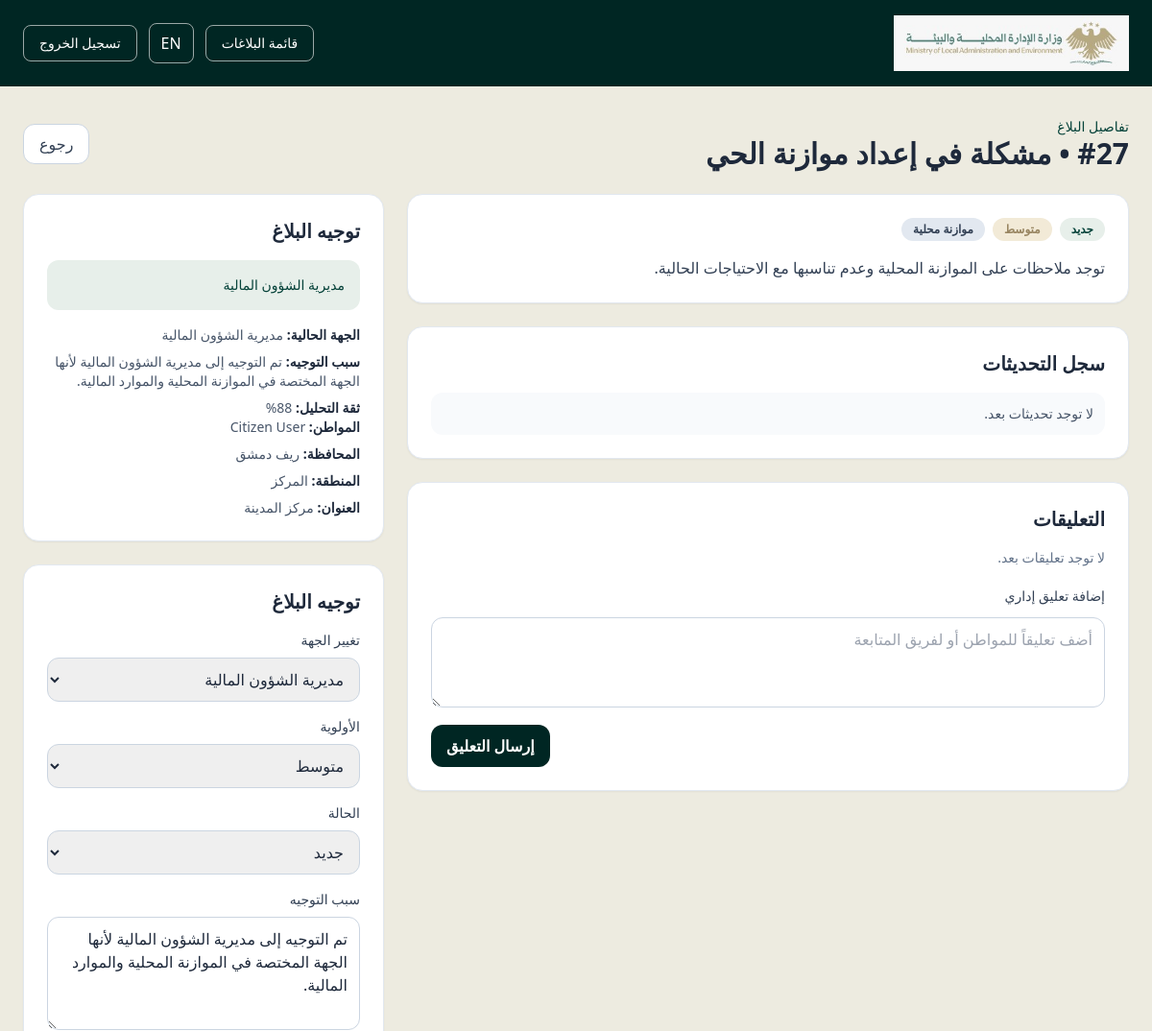
The page /admin/complaints/27 (signed in, upper part) on the database as committed earlier.
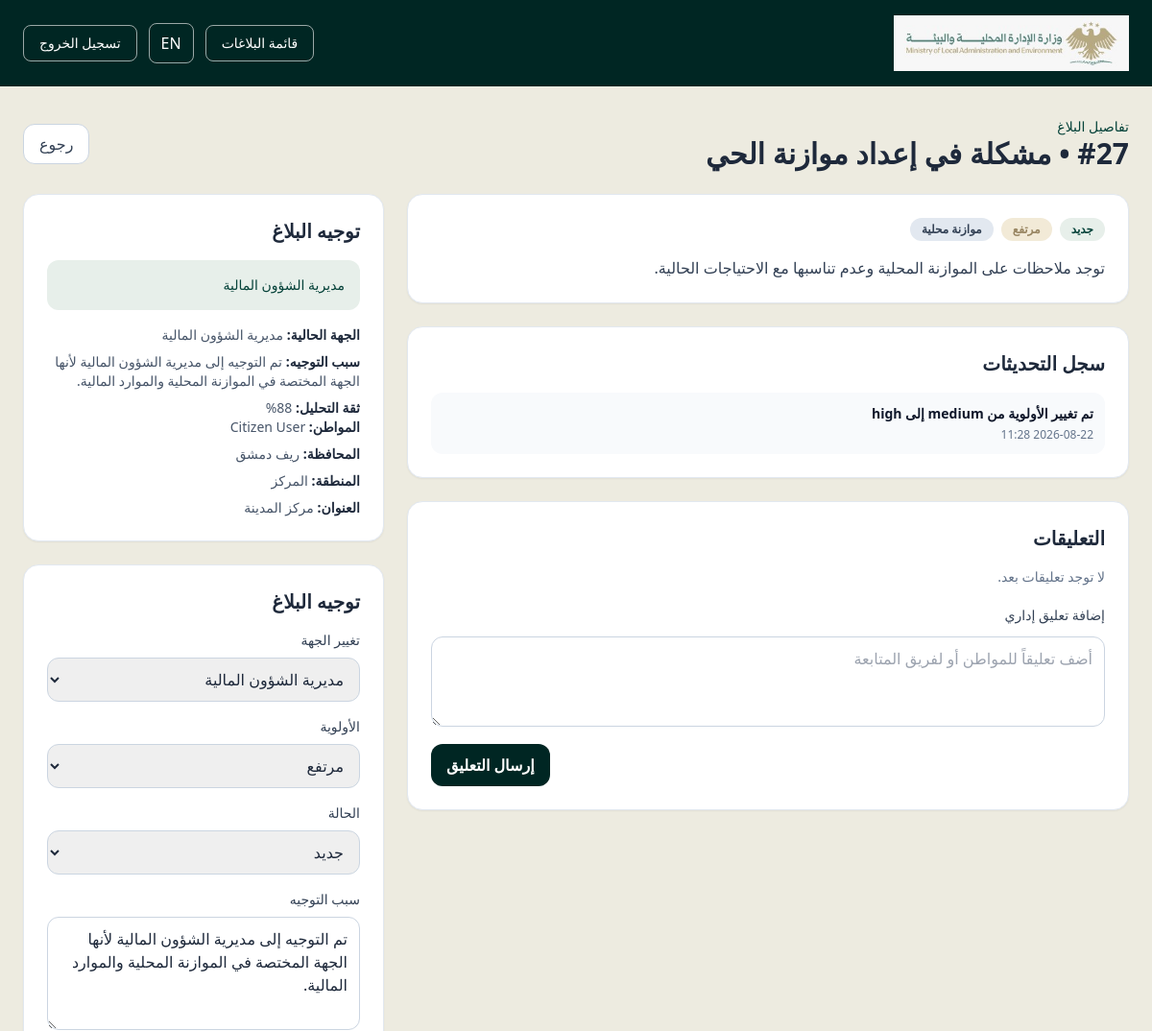
The same page on the database as committed later.
### app/models/complaint.py (models this page shows)
class Complaint(Base):
    __tablename__ = "complaints"
    id: Mapped[int] = mapped_column(primary_key=True, index=True)
    user_id: Mapped[int] = mapped_column(ForeignKey("users.id"), nullable=False)
    category_id: Mapped[int | None] = mapped_column(ForeignKey("categories.id"), nullable=True)
    department_id: Mapped[int | None] = mapped_column(ForeignKey("departments.id"), nullable=True)
    title: Mapped[str] = mapped_column(String(255), nullable=False)
    description: Mapped[str] = mapped_column(Text, nullable=False)
    address: Mapped[str | None] = mapped_column(String(255), nullable=True)
    area: Mapped[str | None] = mapped_column(String(255), nullable=True)
    governorate: Mapped[str | None] = mapped_column(String(255), nullable=True)
    latitude: Mapped[float | None] = mapped_column(Float, nullable=True)
    longitude: Mapped[float | None] = mapped_column(Float, nullable=True)
    image_path: Mapped[str | None] = mapped_column(String(500), nullable=True)
    priority: Mapped[str] = mapped_column(String(50), default="medium", nullable=False)
    status: Mapped[str] = mapped_column(String(50), default="new", nullable=False)
    routing_reason: Mapped[str | None] = mapped_column(Text, nullable=True)
    routing_confidence: Mapped[float | None] = mapped_column(Float, nullable=True)
    assigned_at: Mapped[datetime | None] = mapped_column(DateTime(timezone=True), nullable=True)
    resolved_at: Mapped[datetime | None] = mapped_column(DateTime(timezone=True), nullable=True)
    created_at: Mapped[datetime] = mapped_column(DateTime(timezone=True), default=lambda: datetime.now(timezone.utc), nullable=False)
    updated_at: Mapped[datetime] = mapped_column(
        DateTime(timezone=True),
        default=lambda: datetime.now(timezone.utc),
        onupdate=lambda: datetime.now(timezone.utc),
        nullable=False,
    )
    user: Mapped["User"] = relationship(back_populates="complaints")
    category: Mapped["Category"] = relationship(back_populates="complaints")
    department: Mapped["Department"] = relationship(back_populates="complaints")
    comments: Mapped[list["Comment"]] = relationship(back_populates="complaint")
    updates: Mapped[list["ComplaintUpdate"]] = relationship(back_populates="complaint")

### app/models/complaint_update.py (models this page shows)
class ComplaintUpdate(Base):
    __tablename__ = "complaint_updates"
    id: Mapped[int] = mapped_column(primary_key=True, index=True)
    complaint_id: Mapped[int] = mapped_column(ForeignKey("complaints.id"), nullable=False)
    user_id: Mapped[int] = mapped_column(ForeignKey("users.id"), nullable=False)
    old_status: Mapped[str | None] = mapped_column(String(50), nullable=True)
    new_status: Mapped[str | None] = mapped_column(String(50), nullable=True)
    note: Mapped[str | None] = mapped_column(Text, nullable=True)
    created_at: Mapped[datetime] = mapped_column(DateTime(timezone=True), default=lambda: datetime.now(timezone.utc), nullable=False)
    complaint: Mapped["Complaint"] = relationship(back_populates="updates")
    user: Mapped["User"] = relationship(back_populates="complaint_updates")

### app/routers/auth.py (the view)
@router.get("/admin/complaints/{complaint_id}")
async def admin_complaint_detail(
    request: Request,
    complaint_id: int,
    user: User = Depends(require_role("admin")),
    db: Session = Depends(get_db),
):
    complaint = db.scalar(
        select(Complaint)
        .options(selectinload(Complaint.user), *complaint_detail_options())
        .where(Complaint.id == complaint_id)
    )
    if complaint is None:
        raise HTTPException(status_code=status.HTTP_404_NOT_FOUND, detail="Complaint not found")
    complaint.updates = sorted(complaint.updates, key=lambda item: item.created_at, reverse=True)
    complaint.comments = sorted(complaint.comments, key=lambda item: item.created_at)
    departments = db.scalars(select(Department).order_by(Department.name.asc())).all()
    return templates.TemplateResponse(
        request,
        "admin_complaint_detail.html",
        {
            "title": f"تفاصيل البلاغ #{complaint.id}",
            "user": user,
            "slogan": settings.project_slogan,
            "complaint": complaint,
            "departments": departments,
            "status_labels": STATUS_LABELS,
        },
    )

### app/templates/admin_complaint_detail.html (shortened to what the changed rows need)
<!DOCTYPE html>
{% set lang = current_language(request) %}<html lang="{{ lang }}" dir="{{ 'rtl' if lang == 'ar' else 'ltr' }}">
  <head>
    <script src="https://cdn.tailwindcss.com"></script>
    <link rel="stylesheet" href="/static/css/ministry-theme.css" />
  </head>
  <body class="text-slate-800" dir="{{ 'rtl' if lang == 'ar' else 'ltr' }}">
    <main class="mx-auto max-w-7xl px-6 py-8">
      <div class="mb-6 flex items-center justify-between">
        <div>
          <p class="text-sm text-sky-700">تفاصيل البلاغ</p>
          <h1 class="text-3xl font-bold">#{{ complaint.id }} • {{ complaint.title }}</h1>
        </div>
      </div>
      <div class="grid gap-6 lg:grid-cols-[2fr_1fr]">
        <div class="space-y-6">
          <div class="rounded-2xl border border-slate-200 bg-white p-6 shadow-sm">
            <div class="mb-4 flex flex-wrap gap-2">
              <span class="rounded-full bg-sky-100 px-3 py-1 text-xs font-semibold text-sky-800">{{ status_label(complaint.status, request) }}</span>
              <span class="rounded-full bg-amber-100 px-3 py-1 text-xs font-semibold text-amber-800">{{ priority_label(complaint.priority, request) }}</span>
              {% if complaint.category %}<span class="rounded-full bg-slate-200 px-3 py-1 text-xs font-semibold text-slate-700">{{ complaint.category.name }}</span>{% endif %}
            </div>
            <p class="whitespace-pre-line text-slate-700">{{ complaint.description }}</p>
          </div>
          <div class="rounded-2xl border border-slate-200 bg-white p-6 shadow-sm">
            <h2 class="mb-4 text-xl font-bold">سجل التحديثات</h2>
            <ul class="space-y-3">
              {% for update in complaint.updates %}
              <li class="rounded-xl bg-slate-50 p-3 text-sm text-slate-700">
                <div class="font-semibold text-slate-900">{{ update.note or 'تم تحديث البلاغ' }}</div>
                <div class="mt-1 text-xs text-slate-500">{{ update.created_at.strftime('%Y-%m-%d %H:%M') }}</div>
              </li>
              {% else %}
              <li class="rounded-xl bg-slate-50 p-3 text-sm text-slate-600">لا توجد تحديثات بعد.</li>
              {% endfor %}
            </ul>
          </div>
          <div class="rounded-2xl border border-slate-200 bg-white p-6 shadow-sm">
            <h2 class="mb-4 text-xl font-bold">التعليقات</h2>
          </div>
        </div>
        <div class="space-y-6">
          <div class="rounded-2xl border border-slate-200 bg-white p-6 shadow-sm">
            <h2 class="mb-4 text-xl font-bold">{{ t('routing', request) }}</h2>
            <div class="mt-4 text-sm text-slate-600">
              <div><span class="font-semibold text-slate-800">الجهة الحالية:</span> {{ complaint.department.name if complaint.department else 'بانتظار التوجيه' }}</div>
              <div class="mt-2"><span class="font-semibold text-slate-800">سبب التوجيه:</span> {{ complaint.routing_reason or 'غير محدد' }}</div>
              {% if complaint.routing_confidence %}<div class="mt-2"><span class="font-semibold text-slate-800">ثقة التحليل:</span> {{ (complaint.routing_confidence * 100)|round|int }}%</div>{% endif %}
              <div><span class="font-semibold text-slate-800">المواطن:</span> {{ complaint.user.name if complaint.user else 'غير معروف' }}</div>
              <div class="mt-2"><span class="font-semibold text-slate-800">المحافظة:</span> {{ complaint.governorate or 'غير محدد' }}</div>
              <div class="mt-2"><span class="font-semibold text-slate-800">المنطقة:</span> {{ complaint.area or 'غير محدد' }}</div>
              <div class="mt-2"><span class="font-semibold text-slate-800">العنوان:</span> {{ complaint.address or 'غير محدد' }}</div>
            </div>
          </div>
          <div class="rounded-2xl border border-slate-200 bg-white p-6 shadow-sm">
            <h2 class="mb-4 text-xl font-bold">{{ t('routing', request) }}</h2>
            <form method="post" action="/admin/complaints/{{ complaint.id }}" class="space-y-4">
              <div>
                <label class="mb-2 block text-sm font-medium text-slate-700">{{ t('priority', request) }}</label>
                <select name="priority" class="w-full rounded-xl border border-slate-300 px-3 py-2.5">
                  {% for value in ['low','medium','high','urgent'] %}<option value="{{ value }}" {% if complaint.priority == value %}selected{% endif %}>{{ priority_label(value, request) }}</option>{% endfor %}
                </select>
              </div>
              <div>
                <label class="mb-2 block text-sm font-medium text-slate-700">{{ t('status', request) }}</label>
                <select name="status_value" class="w-full rounded-xl border border-slate-300 px-3 py-2.5">
                  {% for value in ['new','assigned','in_progress','resolved','closed'] %}<option value="{{ value }}" {% if complaint.status == value %}selected{% endif %}>{{ status_label(value, request) }}</option>{% endfor %}
                </select>
              </div>
              <div>
                <label class="mb-2 block text-sm font-medium text-slate-700">{{ t('routing_reason', request) }}</label>
                <textarea name="routing_reason" rows="4" class="w-full rounded-xl border border-slate-300 px-3 py-2.5" placeholder="مثال: تم توجيه البلاغ إلى مديرية الخدمات المحلية">{{ complaint.routing_reason or '' }}</textarea>
              </div>
            </form>
          </div>
        </div>
      </div>
    </main>
  </body>
</html>

Rows that differ between the two databases and show on the page:
changed Complaint "مشكلة في إعداد موازنة الحي": priority "متوسط" → "مرتفع"
added ComplaintUpdate: note "تم تغيير الأولوية من medium إلى high", created_at "2026-08-22 11:28"
Other text that changed with them:
text no longer shown: "لا توجد تحديثات بعد."
